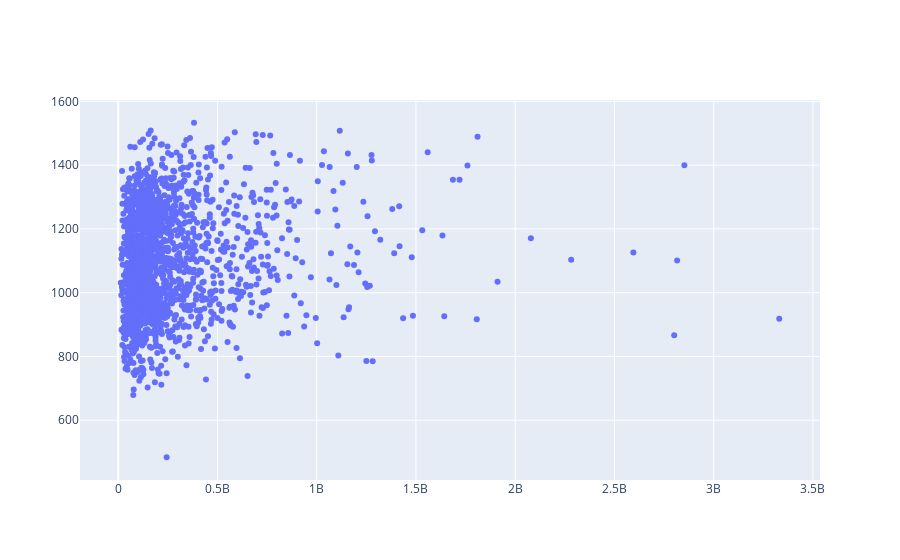

The code cell stored with this chart in its notebook:
### Code cell
# torch predict plot
y_valid_pred = y_valid_pred.reshape(-1)
y_valid = y_valid.cpu().numpy().reshape(-1)
fig = make_subplots(rows=1, cols=1)
fig.add_trace(go.Scatter(x=y_valid, y=y_valid_pred, mode="markers"), row=1, col=1)

### Figure 1 — Plotly figure (JSON) as saved in the notebook; plotly's stock layout.template omitted (floating-point values rounded to 4 significant figures; data arrays with more than 128 entries replaced by an {"elided": "..."} marker saying what was removed)
{"data": [{"mode": "markers", "type": "scatter", "x": {"elided": "1752 int values"}, "xaxis": "x", "y": {"elided": "1752 float values"}, "yaxis": "y"}], "layout": {"xaxis": {"anchor": "y", "domain": [0, 1]}, "yaxis": {"anchor": "x", "domain": [0, 1]}}}
